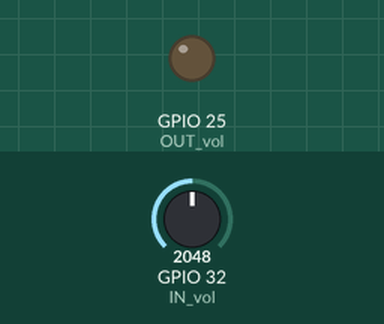
The sketch below on a simulated ESP32. Shown: output pins drawn as LEDs (lit = HIGH). Inputs (shaded band) come from the test bench; at power-on: GPIO 32 (IN_vol) = 2048. Nothing arrives over Bluetooth unless stated.

Above: at 0.05 s.
At 1.5 s:
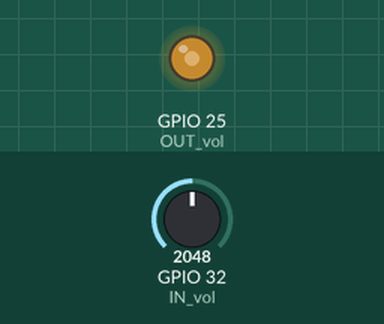
At 3.0 s:
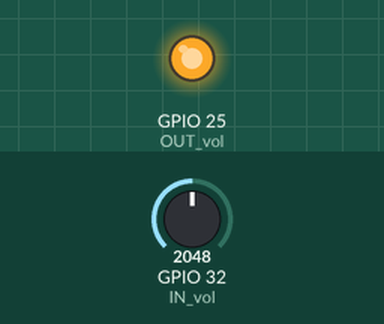
Timing chart, 0 to 6.9 s (numbered marks = the images above):
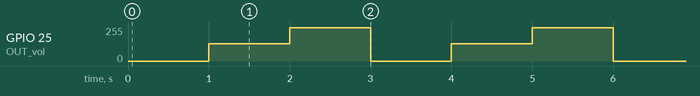

Measured:
- by itself, GPIO 25 (OUT_vol): repeats every 3.0 s: 250/255 1.0 s, 0/255 1.0 s, 128/255 1.0 s

The sketch:

esp32_target.ino
```cpp
#include "BluetoothSerial.h"
#define OUT_vol 25
#define IN_vol 32
BluetoothSerial SerialBT;

void setup() {
  SerialBT.begin("22ESP32test"); //Bluetooth device name
  Serial.begin(115200);
  pinMode(OUT_vol, OUTPUT);
  pinMode(IN_vol, ANALOG);
}

void loop() {
  char c;
  dacWrite(OUT_vol, 0);
  SerialBT.println(analogRead(IN_vol));
  delay(1000);
  dacWrite(OUT_vol, 128);
  SerialBT.println(analogRead(IN_vol));
  delay(1000);
  dacWrite(OUT_vol, 250);
  SerialBT.println(analogRead(IN_vol));
  delay(1000);
}
```
